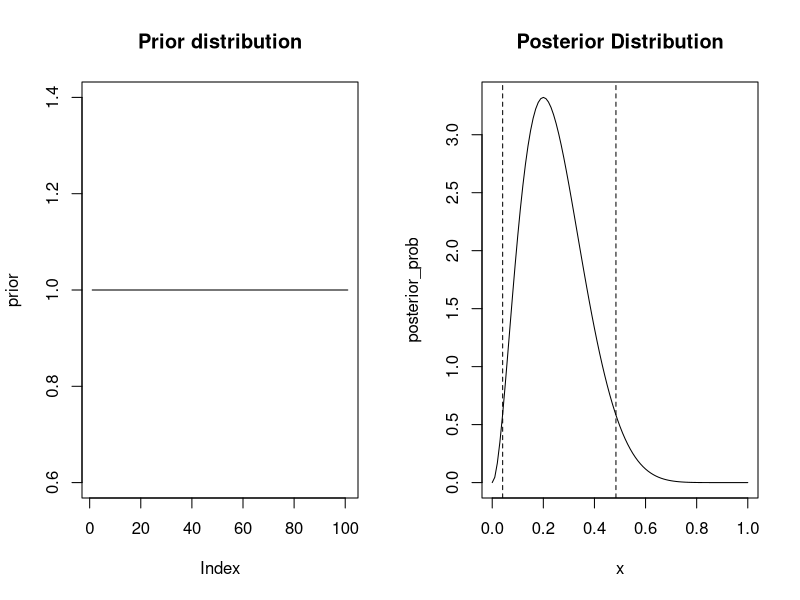
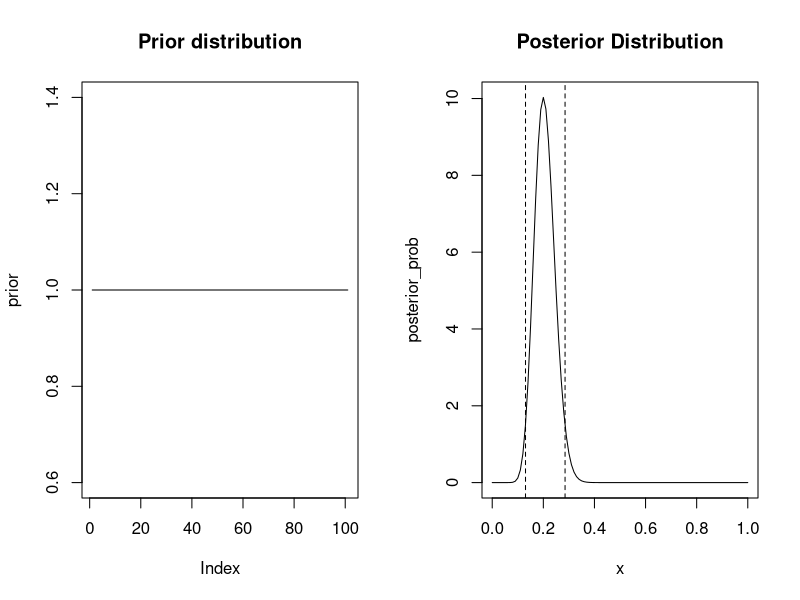
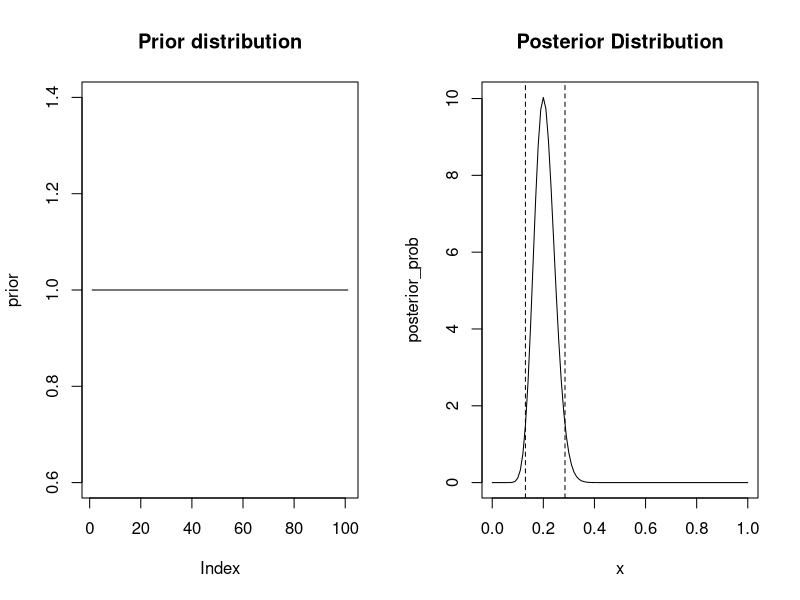
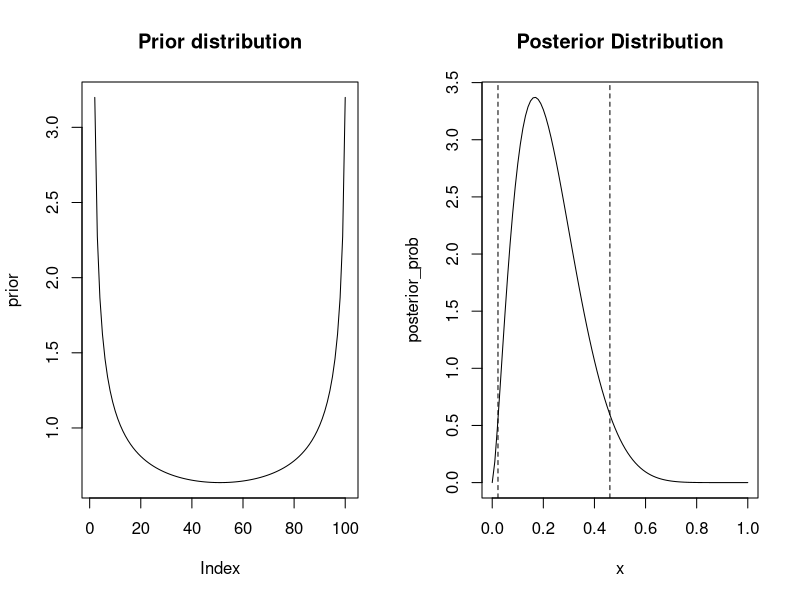
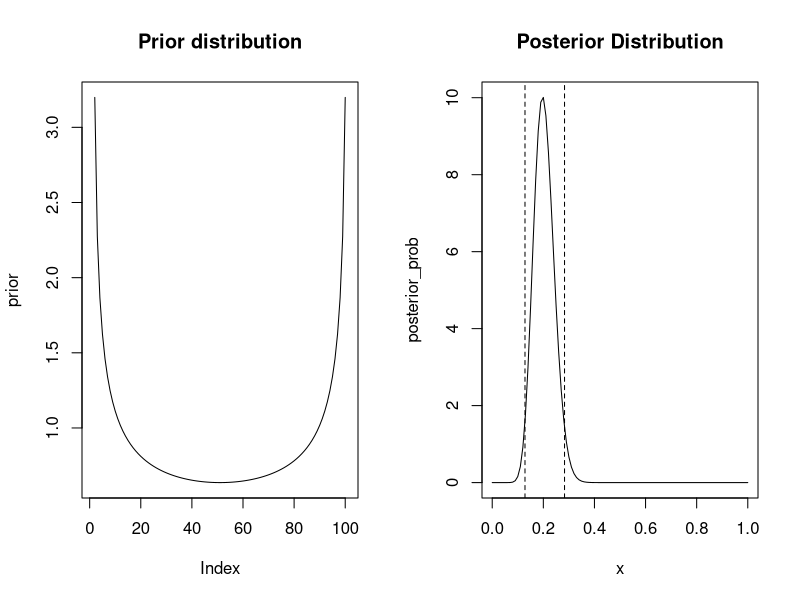

These figures' R source, in order:
#A
#10 samples
library(coda)
alpha <- 1
beta <- 1
n <- 10
K <- 2
x <- seq(0,1,0.01)

prior <- dbeta(x=x, shape1= alpha, shape2=beta)
par(mfrow=c(1,2))
plot(prior,main="Prior distribution",type="l")
likelihood <- dbinom(x=K, size=n, prob=x)
posterior_prob <- dbeta(x=x, shape1 = alpha + K, shape2= beta + n - K)
MAP=x[which(posterior_prob==max(posterior_prob))]
print(paste("MAP=",MAP))

plot(x,posterior_prob,type="l",main="Posterior Distribution")

a <- rbeta(n=1e6, shape1=alpha + K, shape2=beta + n - K)
hpd <- HPDinterval(as.mcmc(a), prob=0.95)
hpd
abline(v=hpd, lty=2)

quantile(a)

#100 samples
library(coda)
alpha <- 1
beta <- 1
n <- 100
K <- 20
x <- seq(0,1,0.01)

prior <- dbeta(x=x, shape1= alpha, shape2=beta)
par(mfrow=c(1,2))
plot(prior,main="Prior distribution",type="l")
likelihood <- dbinom(x=K, size=n, prob=x)
posterior_prob <- dbeta(x=x, shape1 = alpha + K, shape2= beta + n - K)
MAP=x[which(posterior_prob==max(posterior_prob))]

plot(x,posterior_prob,type="l",main="Posterior Distribution")

a <- rbeta(n=1e6, shape1=alpha + K, shape2=beta + n - K)
hpd <- HPDinterval(as.mcmc(a), prob=0.95)
hpd
abline(v=hpd, lty=2)

print(paste("MAP=",MAP))
quantile(a)

#100 samples
library(coda)
alpha <- 1
beta <- 1
n <- 100
K <- 20
x <- seq(0,1,0.01)

prior <- dbeta(x=x, shape1= alpha, shape2=beta)
par(mfrow=c(1,2))
plot(prior,main="Prior distribution",type="l")
likelihood <- dbinom(x=K, size=n, prob=x)
posterior_prob <- dbeta(x=x, shape1 = alpha + K, shape2= beta + n - K)
MAP=x[which(posterior_prob==max(posterior_prob))]

plot(x,posterior_prob,type="l",main="Posterior Distribution")

a <- rbeta(n=1e6, shape1=alpha + K, shape2=beta + n - K)
hpd <- HPDinterval(as.mcmc(a), prob=0.95)
hpd
abline(v=hpd, lty=2)

print(paste("MAP=",MAP))
quantile(a)

#B
#10 samples
library(coda)
alpha <- 0.5
beta <- 0.5
n <- 10
K <- 2
x <- seq(0,1,0.01)

prior <- dbeta(x=x, shape1= alpha, shape2=beta)
par(mfrow=c(1,2))
plot(prior,main="Prior distribution",type="l")
likelihood <- dbinom(x=K, size=n, prob=x)
posterior_prob <- dbeta(x=x, shape1 = alpha + K, shape2= beta + n - K)
MAP=x[which(posterior_prob==max(posterior_prob))]
print(paste("MAP=",MAP))

plot(x,posterior_prob,type="l",main="Posterior Distribution")

a <- rbeta(n=1e6, shape1=alpha + K, shape2=beta + n - K)
hpd <- HPDinterval(as.mcmc(a), prob=0.95)
hpd
abline(v=hpd, lty=2)

quantile(a)

#100 samples
library(coda)
alpha <- 0.5
beta <- 0.5
n <- 100
K <- 20
x <- seq(0,1,0.01)

prior <- dbeta(x=x, shape1= alpha, shape2=beta)
par(mfrow=c(1,2))
plot(prior,main="Prior distribution",type="l")
likelihood <- dbinom(x=K, size=n, prob=x)
posterior_prob <- dbeta(x=x, shape1 = alpha + K, shape2= beta + n - K)
MAP=x[which(posterior_prob==max(posterior_prob))]


plot(x,posterior_prob,type="l",main="Posterior Distribution")

a <- rbeta(n=1e6, shape1=alpha + K, shape2=beta + n - K)
hpd <- HPDinterval(as.mcmc(a), prob=0.95)
hpd
abline(v=hpd, lty=2)

print(paste("MAP=",MAP))
quantile(a)

#changing from a uniform prior to a informative prior affected the distribution of the posterior. This
#resulted in a the quantiles becomes larger, indicating that the the distribution has stretched. Prior
#matters most for the sample size of 10 as the effect on the distribution will be greater. 

#C
library(coda)
alpha <- 0.5
beta <- 0.5
n <- 10
K <- 2
posterior_prob1 <- pbeta(0.5, shape1= alpha + K , shape2 = beta + n - K)
posterior_prob2 = 1 - posterior_prob1
ratio = posterior_prob1 / posterior_prob2
print(paste("BF=",ratio))



